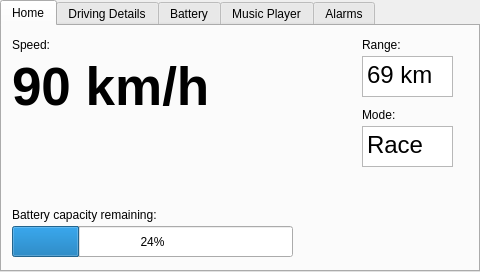
<?xml version="1.0" encoding="UTF-8"?>
<ui version="4.0">
 <class>Home</class>
 <widget class="QMainWindow" name="Home">
  <property name="geometry">
   <rect>
    <x>0</x>
    <y>0</y>
    <width>480</width>
    <height>272</height>
   </rect>
  </property>
  <property name="maximumSize">
   <size>
    <width>480</width>
    <height>272</height>
   </size>
  </property>
  <property name="windowTitle">
   <string>Home</string>
  </property>
  <widget class="QWidget" name="centralwidget">
   <widget class="QTabWidget" name="tabWidget">
    <property name="geometry">
     <rect>
      <x>0</x>
      <y>0</y>
      <width>480</width>
      <height>272</height>
     </rect>
    </property>
    <property name="currentIndex">
     <number>0</number>
    </property>
    <property name="iconSize">
     <size>
      <width>16</width>
      <height>16</height>
     </size>
    </property>
    <property name="movable">
     <bool>false</bool>
    </property>
    <property name="tabBarAutoHide">
     <bool>true</bool>
    </property>
    <widget class="QWidget" name="homeTab">
     <attribute name="title">
      <string>Home</string>
     </attribute>
     <widget class="QProgressBar" name="battProgBar">
      <property name="geometry">
       <rect>
        <x>10</x>
        <y>200</y>
        <width>281</width>
        <height>31</height>
       </rect>
      </property>
      <property name="value">
       <number>24</number>
      </property>
     </widget>
     <widget class="QPushButton" name="pauseButton">
      <property name="geometry">
       <rect>
        <x>360</x>
        <y>200</y>
        <width>51</width>
        <height>41</height>
       </rect>
      </property>
      <property name="styleSheet">
       <string notr="true">#pauseButton 
{
	background-color: transparent;
	border-image: url(:/img/pause_icon_96.png);
	background: none;
	border: none;
	background-repeat: none;
}</string>
      </property>
      <property name="text">
       <string/>
      </property>
     </widget>
     <widget class="QPushButton" name="playButton">
      <property name="geometry">
       <rect>
        <x>310</x>
        <y>200</y>
        <width>41</width>
        <height>41</height>
       </rect>
      </property>
      <property name="styleSheet">
       <string notr="true">#playButton 
{
	background-color: transparent;
	border-image: url(:/img/play_icon_100.png);
	background: none;
	border: none;
	background-repeat: none;
}</string>
      </property>
      <property name="text">
       <string/>
      </property>
     </widget>
     <widget class="QPushButton" name="stopButton">
      <property name="geometry">
       <rect>
        <x>420</x>
        <y>200</y>
        <width>41</width>
        <height>41</height>
       </rect>
      </property>
      <property name="styleSheet">
       <string notr="true">#stopButton 
{
	background-color: transparent;
	border-image: url(:/img/stop_icon_100.png);
	background: none;
	border: none;
	background-repeat: none;
}</string>
      </property>
      <property name="text">
       <string/>
      </property>
     </widget>
     <widget class="QLabel" name="currentSpeedLabel">
      <property name="geometry">
       <rect>
        <x>10</x>
        <y>30</y>
        <width>201</width>
        <height>61</height>
       </rect>
      </property>
      <property name="font">
       <font>
        <pointsize>40</pointsize>
        <weight>75</weight>
        <bold>true</bold>
        <underline>false</underline>
       </font>
      </property>
      <property name="text">
       <string>90 km/h</string>
      </property>
      <property name="textFormat">
       <enum>Qt::PlainText</enum>
      </property>
     </widget>
     <widget class="QLabel" name="speedLabel">
      <property name="geometry">
       <rect>
        <x>10</x>
        <y>10</y>
        <width>67</width>
        <height>17</height>
       </rect>
      </property>
      <property name="text">
       <string>Speed:</string>
      </property>
     </widget>
     <widget class="QLabel" name="battCapLabel">
      <property name="geometry">
       <rect>
        <x>10</x>
        <y>180</y>
        <width>191</width>
        <height>17</height>
       </rect>
      </property>
      <property name="text">
       <string>Battery capacity remaining:</string>
      </property>
     </widget>
     <widget class="QTextBrowser" name="rangeBox">
      <property name="geometry">
       <rect>
        <x>360</x>
        <y>30</y>
        <width>91</width>
        <height>41</height>
       </rect>
      </property>
      <property name="html">
       <string>&lt;!DOCTYPE HTML PUBLIC &quot;-//W3C//DTD HTML 4.0//EN&quot; &quot;http://www.w3.org/TR/REC-html40/strict.dtd&quot;&gt;
&lt;html&gt;&lt;head&gt;&lt;meta name=&quot;qrichtext&quot; content=&quot;1&quot; /&gt;&lt;style type=&quot;text/css&quot;&gt;
p, li { white-space: pre-wrap; }
&lt;/style&gt;&lt;/head&gt;&lt;body style=&quot; font-family:'Ubuntu'; font-size:11pt; font-weight:400; font-style:normal;&quot;&gt;
&lt;p style=&quot; margin-top:0px; margin-bottom:0px; margin-left:0px; margin-right:0px; -qt-block-indent:0; text-indent:0px;&quot;&gt;&lt;span style=&quot; font-size:18pt;&quot;&gt;69 km&lt;/span&gt;&lt;/p&gt;&lt;/body&gt;&lt;/html&gt;</string>
      </property>
     </widget>
     <widget class="QLabel" name="rangeLabel">
      <property name="geometry">
       <rect>
        <x>360</x>
        <y>10</y>
        <width>67</width>
        <height>17</height>
       </rect>
      </property>
      <property name="text">
       <string>Range:</string>
      </property>
     </widget>
     <widget class="QTextBrowser" name="modeBox">
      <property name="geometry">
       <rect>
        <x>360</x>
        <y>100</y>
        <width>91</width>
        <height>41</height>
       </rect>
      </property>
      <property name="html">
       <string>&lt;!DOCTYPE HTML PUBLIC &quot;-//W3C//DTD HTML 4.0//EN&quot; &quot;http://www.w3.org/TR/REC-html40/strict.dtd&quot;&gt;
&lt;html&gt;&lt;head&gt;&lt;meta name=&quot;qrichtext&quot; content=&quot;1&quot; /&gt;&lt;style type=&quot;text/css&quot;&gt;
p, li { white-space: pre-wrap; }
&lt;/style&gt;&lt;/head&gt;&lt;body style=&quot; font-family:'Ubuntu'; font-size:11pt; font-weight:400; font-style:normal;&quot;&gt;
&lt;p style=&quot; margin-top:0px; margin-bottom:0px; margin-left:0px; margin-right:0px; -qt-block-indent:0; text-indent:0px;&quot;&gt;&lt;span style=&quot; font-size:18pt;&quot;&gt;Race&lt;/span&gt;&lt;/p&gt;&lt;/body&gt;&lt;/html&gt;</string>
      </property>
     </widget>
     <widget class="QLabel" name="modeLabel">
      <property name="geometry">
       <rect>
        <x>360</x>
        <y>80</y>
        <width>67</width>
        <height>17</height>
       </rect>
      </property>
      <property name="text">
       <string>Mode:</string>
      </property>
     </widget>
    </widget>
    <widget class="QWidget" name="ddTab">
     <attribute name="title">
      <string>Driving Details</string>
     </attribute>
    </widget>
    <widget class="QWidget" name="batteryTab">
     <attribute name="title">
      <string>Battery</string>
     </attribute>
    </widget>
    <widget class="QWidget" name="mpTab">
     <attribute name="title">
      <string>Music Player</string>
     </attribute>
    </widget>
    <widget class="QWidget" name="alarmTab">
     <attribute name="title">
      <string>Alarms</string>
     </attribute>
    </widget>
   </widget>
  </widget>
 </widget>
 <resources/>
 <connections/>
</ui>
